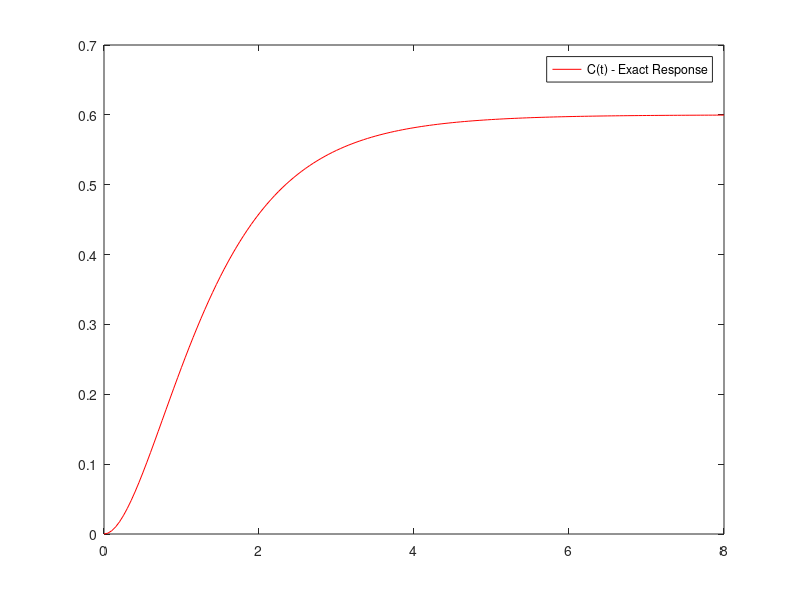
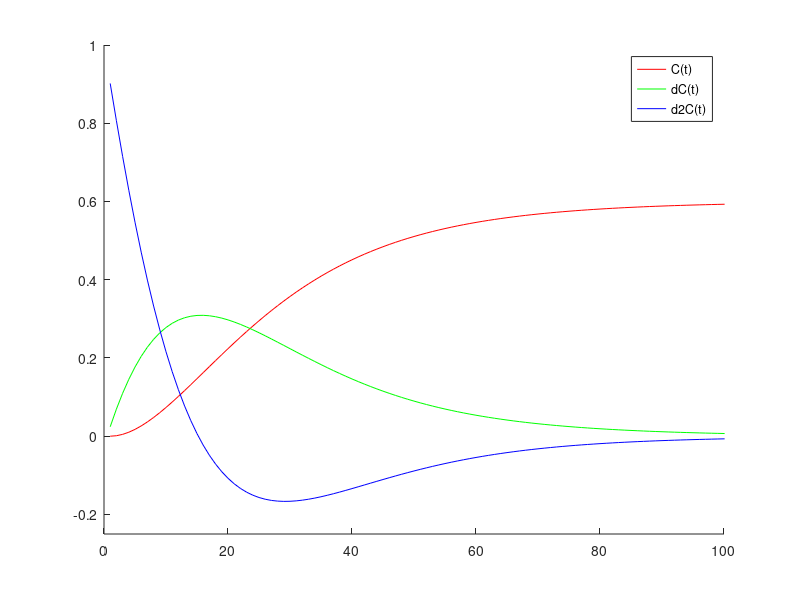
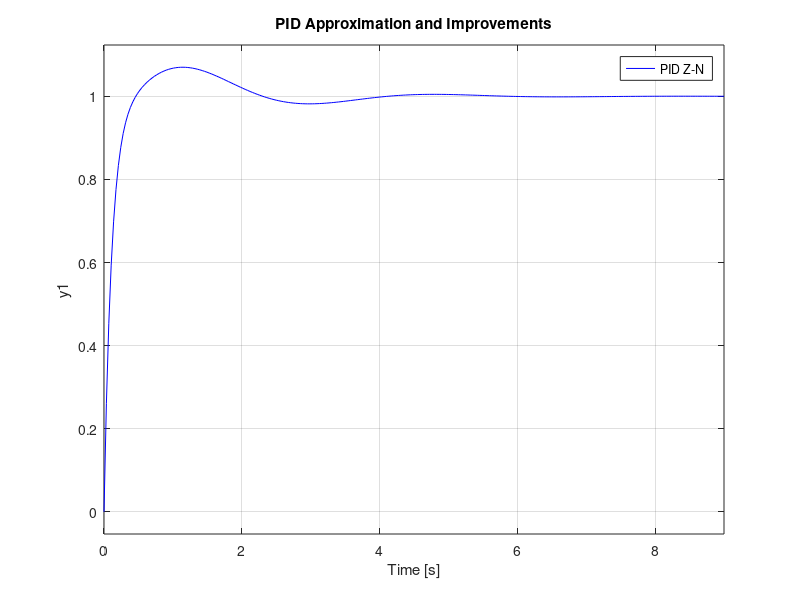

Recreate these plots in MATLAB, in order.
% Control Theory
% 12/06/2020
% Nico Antonelli

% --- Controllers Sintonization ---


% PID Controller
% TF_plant (Gp) = (s+3)/(s^3+5s^2+9s+5)
num = [1, 3];
den = [1, 5, 9, 5];
Gp = tf(num, den);

% Step response on the interval [0,8]
dt = 0.05;
t = 0:dt:8;
C = step(Gp, t);
plot(t, C, '-r');
legend('C(t) - Exact Response');

% Derivatives (First and Second Order)
dC = diff(C)/dt;
d2C = diff(dC)/dt;

% Graph with Response and derivatives
figure(2);
hold on;
plot(C, '-r');
plot(dC, '-g');
plot(d2C, '-b');
hold off;
axis([0, 100, -0.25, 1]);
legend('C(t)', 'dC(t)', 'd2C(t)');

% Value and Position of 1st derivative's global maximum
[m, p] = max(dC);
tpi = t(p);
% Console (erasing semicolons): m = 0.3090, p = 16, tpi = 0.7500

% Process Courve Reaction (PCR) Method* results:
% (*): PCR is the first Ziegler-Nichols Method
T = 1.9418;
L = 0.2241;

% Controller's TF Open Loop (Gc) Approximation
kp = 1.2*(T/L);
Ti = 2*L;
Td = 0.5*L;
num = [kp*Td*Ti, kp*Ti, kp];
den = [Ti, 0];
Gc = tf(num, den);

% Controller's TF Closed Loop
% Feedback (H) = 1
figure(3);
hold on;
H = 1;
TFCL = feedback(Gc*Gp, H);
step(TFCL, '-r');

% Improving TFLC
% Requirements:
% --> Overshot < 15%
% --> Repose Time < 5seg

% First Improvement
kp1 = 1.5*kp;
Td1 = 3*Td;
Ti1 = Ti; % Unchanged
num = [kp1*Td1*Ti1, kp1*Ti1, kp1];
den = [Ti1, 0];
Gc = tf(num, den);
TFCL = feedback(Gc*Gp, H);
step(TFCL, '-g');

% Second Improvement
kp2 = kp1; % Unchanged (respect to the last improvement)
Td2 = 5*Td;
Ti2 = Ti; % Unchanged
num = [kp2*Td2*Ti2, kp2*Ti2, kp2];
den = [Ti2, 0];
Gc = tf(num, den);
TFCL = feedback(Gc*Gp, H);
step(TFCL, '-b');
hold off;

% Graphing PID's TF: Original Approximation and Improvements
legend('PID Z-N', 'PID 1st Improvement', 'PID 2nd Improvement');
title('PID Approximation and Improvements');
